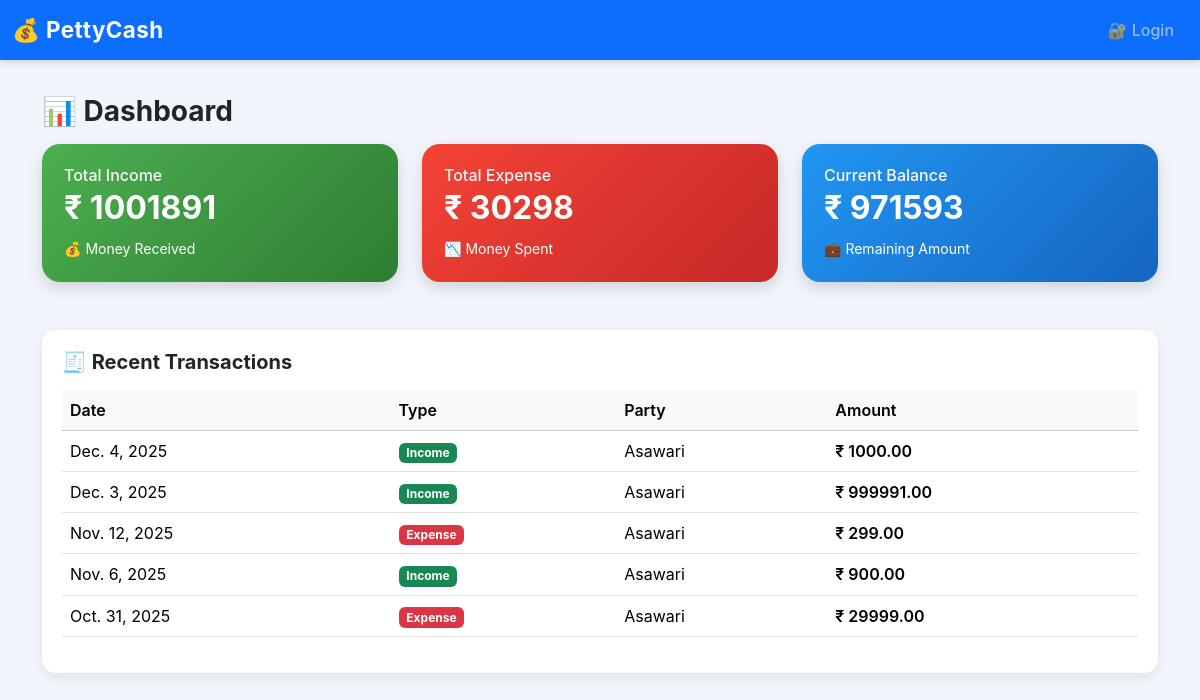
The page / on the database its author committed.
### transactions/models.py (models this page shows, shortened)
class Transaction(models.Model):
    party = models.ForeignKey(Party, on_delete=models.SET_NULL, null=True, blank=True)
    txn_type = models.CharField(max_length=3, choices=TXN_TYPE)
    amount = models.DecimalField(max_digits=12, decimal_places=2)
    payment_mode = models.CharField(max_length=20, choices=PAYMENT_CHOICES, default='Cash')
    upi_id = models.CharField(max_length=100, blank=True, null=True)
    upi_ref = models.CharField(max_length=150, blank=True, null=True)
    bank_name = models.CharField(max_length=150, blank=True, null=True)
    bank_account = models.CharField(max_length=50, blank=True, null=True)
    bank_ref = models.CharField(max_length=150, blank=True, null=True)
    card_last4 = models.CharField(max_length=4, blank=True, null=True)
    wallet_provider = models.CharField(max_length=50, blank=True, null=True)
    other_note = models.CharField(max_length=255, blank=True, null=True)
    description = models.TextField(blank=True, null=True)
    attachment = models.FileField(upload_to='attachments/', blank=True, null=True)
    date = models.DateField()
    created_by = models.ForeignKey(User, on_delete=models.SET_NULL, null=True, blank=True)
    created_at = models.DateTimeField(auto_now_add=True)
    category = models.ForeignKey(Category, on_delete=models.SET_NULL, null=True, blank=True)
    class Meta:
        ordering = ['-date','-created_at']

class Party(models.Model):
    name = models.CharField(max_length=200)
    phone = models.CharField(max_length=20, blank=True, null=True)
    email = models.EmailField(blank=True, null=True)
    address = models.TextField(blank=True, null=True)
    created_at = models.DateTimeField(auto_now_add=True)

### core/views.py (the view)
# urls.py: path('', views.dashboard, name='dashboard'),
def dashboard(request):
    today = date.today()
    total_income = Transaction.objects.filter(txn_type='IN').aggregate(total=Sum('amount'))['total'] or 0
    total_expense = Transaction.objects.filter(txn_type='OUT').aggregate(total=Sum('amount'))['total'] or 0
    balance = total_income - total_expense
    recent_txns = Transaction.objects.all()[:8]
    context = {
        'total_income': total_income,
        'total_expense': total_expense,
        'balance': balance,
        'recent_txns': recent_txns,
    }
    return render(request, 'core/dashboard.html', context)

### templates/core/dashboard.html (shortened to what this page needs)
{% extends 'base.html' %}
{% block content %}
<h3 class="fw-bold mb-3">📊 Dashboard</h3>
<div class="row g-4">
  <div class="col-md-4">
    <div class="stat-card income-card">
      <h6 class="text-light mb-1">Total Income</h6>
      <h2 class="fw-bold">₹ {{ total_income }}</h2>
      <small>💰 Money Received</small>
    </div>
  </div>
  <div class="col-md-4">
    <div class="stat-card expense-card">
      <h6 class="text-light mb-1">Total Expense</h6>
      <h2 class="fw-bold">₹ {{ total_expense }}</h2>
      <small>📉 Money Spent</small>
    </div>
  </div>
  <div class="col-md-4">
    <div class="stat-card balance-card">
      <h6 class="text-light mb-1">Current Balance</h6>
      <h2 class="fw-bold">₹ {{ balance }}</h2>
      <small>💼 Remaining Amount</small>
    </div>
  </div>
</div>
<div class="recent-box mt-5">
    <h5 class="fw-bold mb-3">🧾 Recent Transactions</h5>
    <div class="table-responsive">
        <table class="table table-hover align-middle">
            <thead class="table-light">
                <tr>
                    <th>Date</th>
                    <th>Type</th>
                    <th>Party</th>
                    <th>Amount</th>
                </tr>
            </thead>
            <tbody>
                {% for t in recent_txns %}
                <tr>
                    <td>{{ t.date }}</td>
                    <td>
                        {% if t.txn_type == 'IN' %}
                          <span class="badge bg-success">Income</span>
                        {% else %}
                          <span class="badge bg-danger">Expense</span>
                        {% endif %}
                    </td>
                    <td>
                        {% if t.party %}
                            {{ t.party.name }}
                        {% else %}
                            -
                        {% endif %}
                    </td>
                    <td class="fw-semibold">
                        ₹ {{ t.amount }}
                    </td>
                </tr>
                {% empty %}
                <tr>
                    <td colspan="4" class="text-center">No transactions yet.</td>
                </tr>
                {% endfor %}
            </tbody>
        </table>
    </div>
</div>
{% endblock %}

### templates/base.html (shortened to what this page needs)
<!doctype html>
<html lang="en">
<head>
  <link href="https://cdn.jsdelivr.net/npm/bootstrap@5.3.2/dist/css/bootstrap.min.css" rel="stylesheet">
  {% load static %}
  <link rel="stylesheet" href="{% static 'css/style.css' %}">
</head>
<body>
<nav class="navbar navbar-expand-lg navbar-dark bg-primary">
  <div class="container-fluid">
    <a class="navbar-brand" href="{% url 'core:dashboard' %}">💰 PettyCash</a>
    <div class="collapse navbar-collapse" id="navmenu">
      <ul class="navbar-nav ms-auto">
        {% if user.is_authenticated %}
          <li class="nav-item"><a class="nav-link" href="{% url 'transactions:transaction_list' %}">📄 Transactions</a></li>
          <li class="nav-item"><a class="nav-link" href="{% url 'transactions:party_list' %}">👥 Parties</a></li>
            <li class="nav-item">
                <span class="nav-link text-white">
                    👋 Welcome, <b>{{ user.username }}</b>
                </span>
            </li>
            <li class="nav-item">
                <a class="nav-link text-warning" href="{% url 'accounts:logout' %}">🚪 Logout</a>
            </li>
        {% else %}
            <li class="nav-item"><a class="nav-link" href="{% url 'accounts:login' %}">🔐 Login</a></li>
        {% endif %}
      </ul>
    </div>
  </div>
</nav>
<div class="container">
  {% block content %}{% endblock %}
</div>
</body>
</html>

### static/css/style.css (style rules this page uses)
body { padding-bottom: 50px; }

### templates/base.html (style rules this page uses)
body { background: #f2f6fc; font-family: 'Inter', sans-serif; }
.navbar { box-shadow: 0px 2px 8px rgba(0,0,0,0.15); }
.navbar-brand { font-weight: 700; font-size: 1.4rem; letter-spacing: .4px; }
.nav-link { font-weight: 500; margin-left: 10px; border-radius: 6px; padding: 8px 14px !important; transition: 0.2s; }
.container { margin-top: 35px; }

### templates/core/dashboard.html (style rules this page uses)
.stat-card { border-radius: 18px; padding: 22px; color: #fff; box-shadow: 0 6px 16px rgba(0,0,0,0.15); transition: 0.2s; }
.income-card { background: linear-gradient(135deg, #4CAF50, #2E7D32); }
.expense-card { background: linear-gradient(135deg, #F44336, #C62828); }
.balance-card { background: linear-gradient(135deg, #2196F3, #1565C0); }
.recent-box { border-radius: 14px; background: #fff; padding: 20px; box-shadow: 0 4px 14px rgba(0,0,0,0.08); }
th { font-weight: 600; }

### rows shown on the page
Transaction: date "Dec. 4, 2025", txn_type "Income", party.name "Asawari", amount "1000.00"
Transaction: date "Dec. 3, 2025", txn_type "Income", party.name "Asawari", amount "999991.00"
Transaction: date "Nov. 12, 2025", txn_type "Expense", party.name "Asawari", amount "299.00"
Transaction: date "Nov. 6, 2025", txn_type "Income", party.name "Asawari", amount "900.00"
Transaction: date "Oct. 31, 2025", txn_type "Expense", party.name "Asawari", amount "29999.00"

### other values the page prints
{{ total_income }} "1001891"
{{ total_expense }} "30298"
{{ balance }} "971593"
